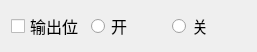
<?xml version="1.0" encoding="UTF-8"?>
<ui version="4.0">
 <class>ZTest_SwItemWid</class>
 <widget class="QWidget" name="ZTest_SwItemWid">
  <property name="geometry">
   <rect>
    <x>0</x>
    <y>0</y>
    <width>257</width>
    <height>48</height>
   </rect>
  </property>
  <property name="windowTitle">
   <string>Form</string>
  </property>
  <layout class="QHBoxLayout" name="horizontalLayout">
   <item>
    <widget class="QCheckBox" name="checkBox">
     <property name="font">
      <font>
       <family>微软雅黑</family>
       <pointsize>12</pointsize>
      </font>
     </property>
     <property name="text">
      <string>输出位</string>
     </property>
    </widget>
   </item>
   <item>
    <widget class="QRadioButton" name="openRadio">
     <property name="font">
      <font>
       <family>微软雅黑</family>
       <pointsize>12</pointsize>
      </font>
     </property>
     <property name="text">
      <string>开</string>
     </property>
    </widget>
   </item>
   <item>
    <widget class="QRadioButton" name="closeRadio">
     <property name="font">
      <font>
       <family>微软雅黑</family>
       <pointsize>12</pointsize>
      </font>
     </property>
     <property name="text">
      <string>关</string>
     </property>
    </widget>
   </item>
  </layout>
 </widget>
 <resources/>
 <connections/>
</ui>
